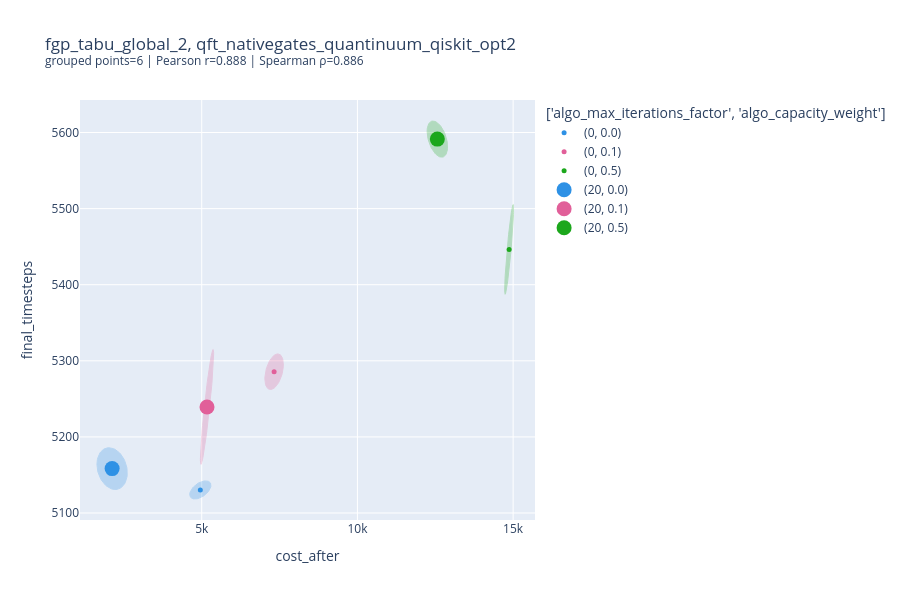
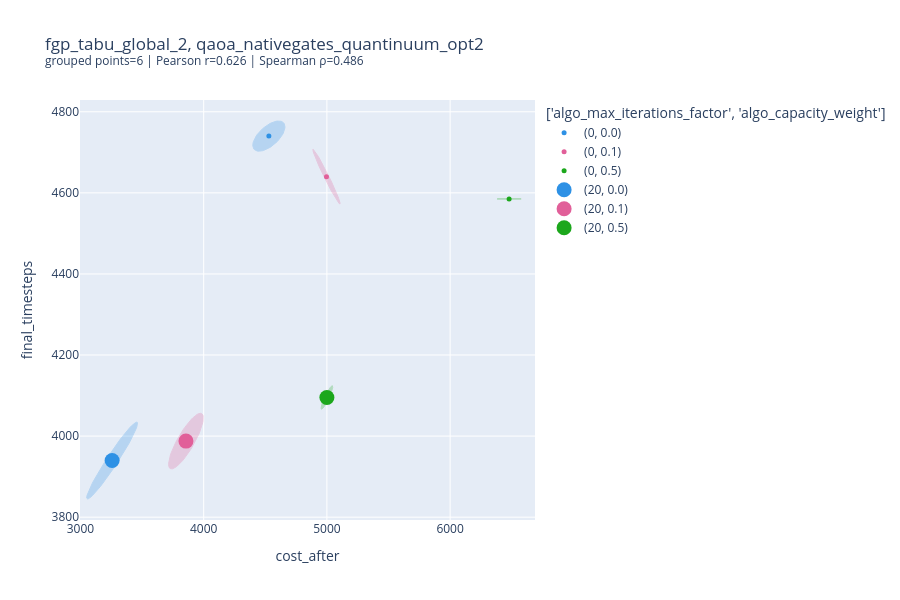
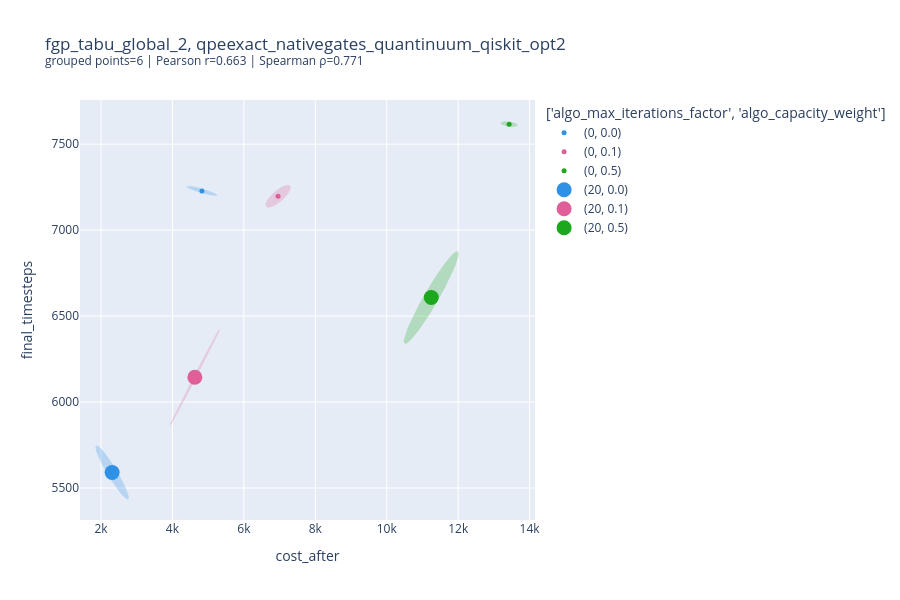

The cell these charts' notebook holds for them, in order:
### Code cell
# -----------------------------
# Usage
# -----------------------------

x_col = "cost_after"
y_col = "final_timesteps"

size_col = "algo_max_iterations_factor"

grouped_params = [
    "algo_max_iterations_factor",
    #"algo_balance_penalty",
    "algo_capacity_weight"
]

#print("df", success_df)

for algo_name in success_df["algorithm_name"].unique():
    for partition_method in success_df["partition_method"].unique():

        #if algo_name == "random_nativegates_quantinuum_qiskit_opt2":
        #    continue

        filter_expr = (
            f"algorithm_name == '{algo_name}' "
            f"and partition_method == '{partition_method}'"
            #f"and algo_max_iterations_factor == 20"
            #f"and algo_capacity_weight >= 0.5"
            #f"and algo_balance_penalty >= 0.0"
        )

        print("Filter:", filter_expr)

        g_used, metrics, fig = corr_scatter_grouped(
            success_df,
            x_col,
            y_col,
            grouped_params,
            filter_expr=filter_expr,
            title=partition_method + ", " + algo_name,
            size_col=size_col
        )

        print(metrics)

        timestamp = pd.Timestamp.now().strftime("%Y%m%d_%H%M%S")

        filename = f"../outputs/plots/htmls/correlations_{partition_method}_{algo_name}_{timestamp}"
        fig.write_html(f"{filename}.html")
        print(f"Saved: {filename}")

        fig.show()
